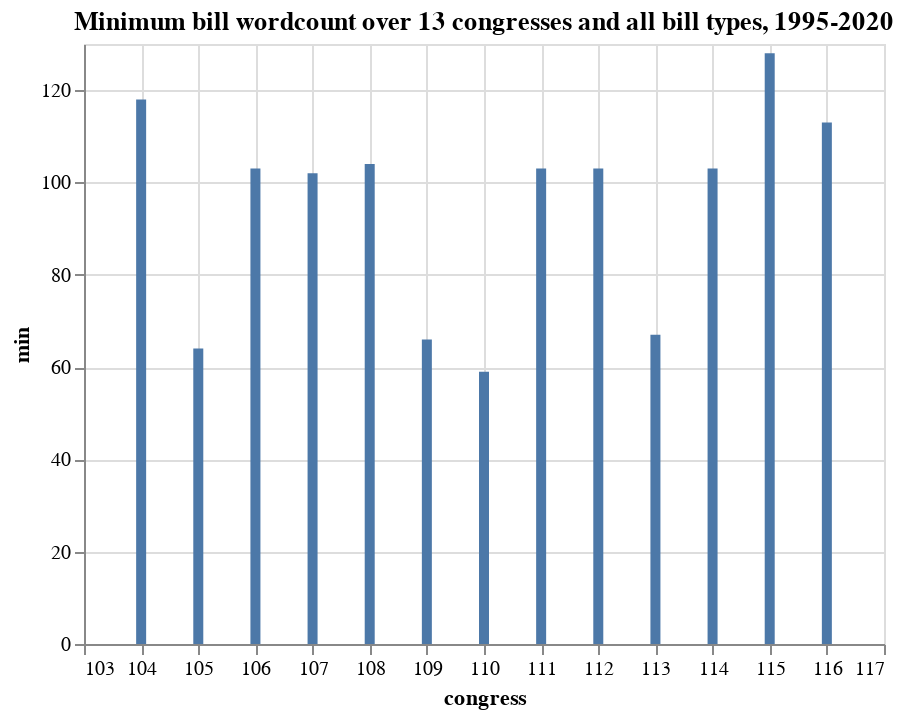

Notebook cell for this chart:
### Markdown cell above
#### Graphing the minimum word count by congress

### Code cell
alt.Chart(summary).mark_bar().encode(
    x='congress',
    y='min'
).properties(
    title='Minimum bill wordcount over 13 congresses and all bill types, 1995-2020'
)

### Figure 1 — Vega-Lite specification as saved in the notebook (floating-point values rounded to 4 significant figures)
{"config": {"view": {"continuousWidth": 400, "continuousHeight": 300}}, "data": {"name": "data-3d524268f2fb2550b0766dfc7a864dd6"}, "mark": "bar", "encoding": {"x": {"type": "quantitative", "field": "congress"}, "y": {"type": "quantitative", "field": "min"}}, "title": "Minimum bill wordcount over 13 congresses and all bill types, 1995-2020", "$schema": "https://vega.github.io/schema/vega-lite/v4.8.1.json", "datasets": {"data-3d524268f2fb2550b0766dfc7a864dd6": [{"congress": 104, "mean": 8343.0, "median": 622.0, "max": 347200.0, "min": 118.0, "sum": 2803000.0}, {"congress": 105, "mean": 7830.0, "median": 686.0, "max": 429200.0, "min": 64.0, "sum": 3156000.0}, {"congress": 106, "mean": 5597.0, "median": 562.5, "max": 319900.0, "min": 103.0, "sum": 3380000.0}, {"congress": 107, "mean": 6204.0, "median": 431.0, "max": 285500.0, "min": 102.0, "sum": 2376000.0}, {"congress": 108, "mean": 5900.0, "median": 485.5, "max": 313300.0, "min": 104.0, "sum": 2974000.0}, {"congress": 109, "mean": 6333.0, "median": 411.0, "max": 344000.0, "min": 66.0, "sum": 3059000.0}, {"congress": 110, "mean": 5625.0, "median": 318.0, "max": 292100.0, "min": 59.0, "sum": 2492000.0}, {"congress": 111, "mean": 8752.0, "median": 504.0, "max": 395600.0, "min": 103.0, "sum": 3361000.0}, {"congress": 112, "mean": 6511.0, "median": 527.5, "max": 296300.0, "min": 103.0, "sum": 1849000.0}, {"congress": 113, "mean": 6568.0, "median": 457.0, "max": 327100.0, "min": 67.0, "sum": 1931000.0}, {"congress": 114, "mean": 7859.0, "median": 534.0, "max": 420000.0, "min": 103.0, "sum": 2570000.0}, {"congress": 115, "mean": 6905.0, "median": 443.0, "max": 411000.0, "min": 128.0, "sum": 2838000.0}, {"congress": 116, "mean": 10900.0, "median": 474.5, "max": 950400.0, "min": 113.0, "sum": 2833000.0}]}}
